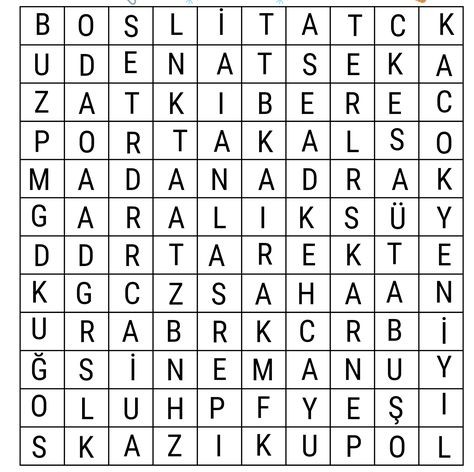
#> input picture images/bulmaca.jpg, 474 x 472 px, given in place of the camera
$ python P10cozum.py
#> lines starting #> are read from the running program, lines starting #| are printed output that depends on the picture; after the words box and inside, x2 and y2 are one past the last pixel; in counts of white or black regions, pixels touching at a corner belong together
import cv2
import numpy as np

def nothing(x):
    pass

cv2.namedWindow("frame")

cv2.createTrackbar("H1","frame",0,179,nothing)
cv2.createTrackbar("H2","frame",0,179,nothing)
cv2.createTrackbar("S1","frame",0,255,nothing)
cv2.createTrackbar("S2","frame",0,255,nothing)
cv2.createTrackbar("V1","frame",0,255,nothing)
cv2.createTrackbar("V2","frame",0,255,nothing)

camera = cv2.VideoCapture(0)

while camera.isOpened():
    _, frame = camera.read()
#> frame is the input picture: shape (472, 474, 3); mean B, G, R 222.2, 222.2, 222.2
    hsv = cv2.cvtColor(frame, cv2.COLOR_BGR2HSV)
#> hsv: shape (472, 474, 3); mean H, S, V 0.4, 0.1, 222.2
    mirror_frame = cv2.flip(frame, 1)
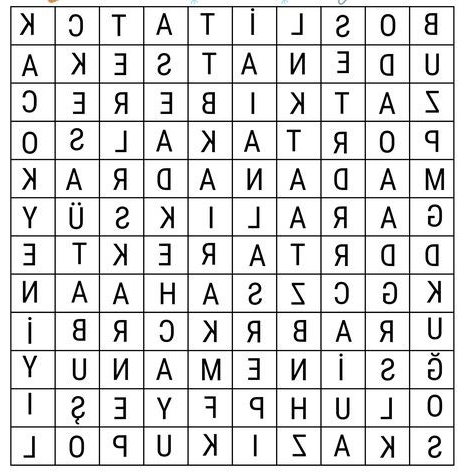
#> mirror_frame: shape (472, 474, 3); mean B, G, R 222.2, 222.2, 222.2

    H1 = cv2.getTrackbarPos("H1", "frame")
    H2 = cv2.getTrackbarPos("H2", "frame")
    S1 = cv2.getTrackbarPos("S1", "frame")
    S2 = cv2.getTrackbarPos("S2", "frame")
    V1 = cv2.getTrackbarPos("V1", "frame")
    V2 = cv2.getTrackbarPos("V2", "frame")

    lower = np.array([H1, S1, V1])
    upper = np.array([H2, S2, V2])

    mask = cv2.inRange(hsv, lower, upper)
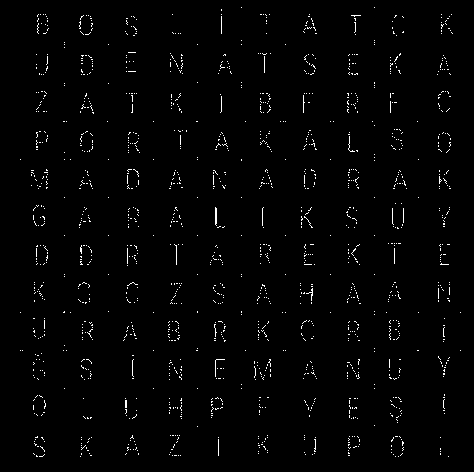
#> mask: shape (472, 474); 1.5% white in thin lines or dots, all inside (x1, y1, x2, y2) = (20, 7, 461, 457)

    res = cv2.bitwise_and(mirror_frame, mirror_frame, mask=mask)

    contours, _ = cv2.findContours(mask, cv2.RETR_TREE, cv2.CHAIN_APPROX_SIMPLE)
#> contours = 1458 contours, all with area under 20

    if len(contours) > 0:
        largest_contour = max(contours, key=cv2.contourArea)
#> largest_contour = [[215, 207], [215, 224], [216, 225], [215, 224], [216, 223], [216, 208]]
        x, y, w, h = cv2.boundingRect(largest_contour)
#> x = 215; y = 207; w = 2; h = 19
        cv2.rectangle(mirror_frame, (x, y), (x+w, y+h), (200, 50, 200), 2)
#> mirror_frame: shape (472, 474, 3); 0.05% of pixels changed, all inside (x1, y1, x2, y2) = (214, 206, 219, 228)

    cv2.imshow("frame", mirror_frame)
    cv2.imshow("result", res)

    if cv2.waitKey(1) == ord("q"):
#> (key q is pressed here)
        break

camera.release()
cv2.destroyAllWindows()
